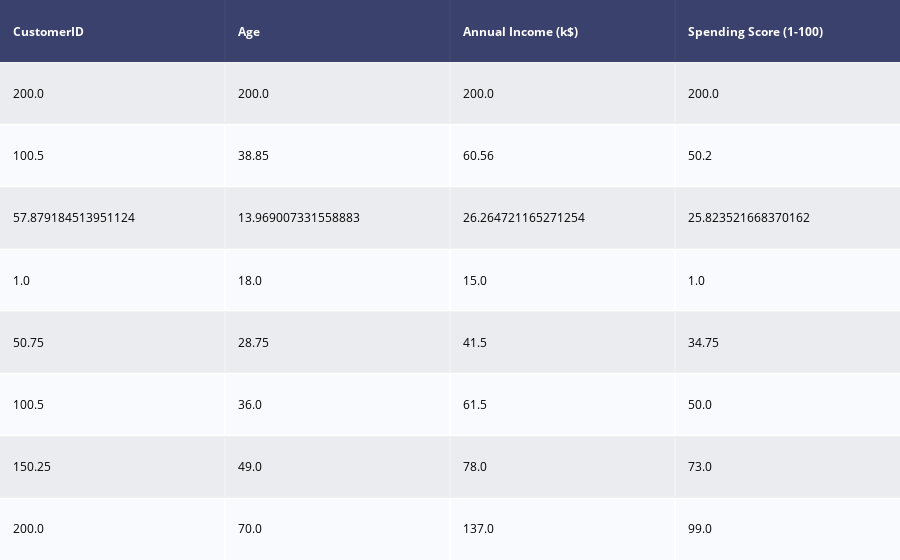

Source (notebook cell):
### Code cell
# describing the data

desc = ff.create_table(data.describe())
py.iplot(desc)

### Figure 1 — Plotly figure (JSON) as saved in the notebook; plotly's stock layout.template omitted (floating-point values rounded to 4 significant figures)
{"data": [{"colorscale": [[0, "#00083e"], [0.5, "#ededee"], [1, "#ffffff"]], "hoverinfo": "none", "opacity": 0.75, "showscale": false, "type": "heatmap", "z": [[0, 0, 0, 0], [0.5, 0.5, 0.5, 0.5], [1, 1, 1, 1], [0.5, 0.5, 0.5, 0.5], [1, 1, 1, 1], [0.5, 0.5, 0.5, 0.5], [1, 1, 1, 1], [0.5, 0.5, 0.5, 0.5], [1, 1, 1, 1]]}], "layout": {"annotations": [{"align": "left", "font": {"color": "#ffffff"}, "showarrow": false, "text": "<b>CustomerID</b>", "x": -0.45, "xanchor": "left", "xref": "x", "y": 0, "yref": "y"}, {"align": "left", "font": {"color": "#ffffff"}, "showarrow": false, "text": "<b>Age</b>", "x": 0.55, "xanchor": "left", "xref": "x", "y": 0, "yref": "y"}, {"align": "left", "font": {"color": "#ffffff"}, "showarrow": false, "text": "<b>Annual Income (k$)</b>", "x": 1.55, "xanchor": "left", "xref": "x", "y": 0, "yref": "y"}, {"align": "left", "font": {"color": "#ffffff"}, "showarrow": false, "text": "<b>Spending Score (1-100)</b>", "x": 2.55, "xanchor": "left", "xref": "x", "y": 0, "yref": "y"}, {"align": "left", "font": {"color": "#000000"}, "showarrow": false, "text": "200.0", "x": -0.45, "xanchor": "left", "xref": "x", "y": 1, "yref": "y"}, {"align": "left", "font": {"color": "#000000"}, "showarrow": false, "text": "200.0", "x": 0.55, "xanchor": "left", "xref": "x", "y": 1, "yref": "y"}, {"align": "left", "font": {"color": "#000000"}, "showarrow": false, "text": "200.0", "x": 1.55, "xanchor": "left", "xref": "x", "y": 1, "yref": "y"}, {"align": "left", "font": {"color": "#000000"}, "showarrow": false, "text": "200.0", "x": 2.55, "xanchor": "left", "xref": "x", "y": 1, "yref": "y"}, {"align": "left", "font": {"color": "#000000"}, "showarrow": false, "text": "100.5", "x": -0.45, "xanchor": "left", "xref": "x", "y": 2, "yref": "y"}, {"align": "left", "font": {"color": "#000000"}, "showarrow": false, "text": "38.85", "x": 0.55, "xanchor": "left", "xref": "x", "y": 2, "yref": "y"}, {"align": "left", "font": {"color": "#000000"}, "showarrow": false, "text": "60.56", "x": 1.55, "xanchor": "left", "xref": "x", "y": 2, "yref": "y"}, {"align": "left", "font": {"color": "#000000"}, "showarrow": false, "text": "50.2", "x": 2.55, "xanchor": "left", "xref": "x", "y": 2, "yref": "y"}, {"align": "left", "font": {"color": "#000000"}, "showarrow": false, "text": "57.879184513951124", "x": -0.45, "xanchor": "left", "xref": "x", "y": 3, "yref": "y"}, {"align": "left", "font": {"color": "#000000"}, "showarrow": false, "text": "13.969007331558883", "x": 0.55, "xanchor": "left", "xref": "x", "y": 3, "yref": "y"}, {"align": "left", "font": {"color": "#000000"}, "showarrow": false, "text": "26.264721165271254", "x": 1.55, "xanchor": "left", "xref": "x", "y": 3, "yref": "y"}, {"align": "left", "font": {"color": "#000000"}, "showarrow": false, "text": "25.823521668370162", "x": 2.55, "xanchor": "left", "xref": "x", "y": 3, "yref": "y"}, {"align": "left", "font": {"color": "#000000"}, "showarrow": false, "text": "1.0", "x": -0.45, "xanchor": "left", "xref": "x", "y": 4, "yref": "y"}, {"align": "left", "font": {"color": "#000000"}, "showarrow": false, "text": "18.0", "x": 0.55, "xanchor": "left", "xref": "x", "y": 4, "yref": "y"}, {"align": "left", "font": {"color": "#000000"}, "showarrow": false, "text": "15.0", "x": 1.55, "xanchor": "left", "xref": "x", "y": 4, "yref": "y"}, {"align": "left", "font": {"color": "#000000"}, "showarrow": false, "text": "1.0", "x": 2.55, "xanchor": "left", "xref": "x", "y": 4, "yref": "y"}, {"align": "left", "font": {"color": "#000000"}, "showarrow": false, "text": "50.75", "x": -0.45, "xanchor": "left", "xref": "x", "y": 5, "yref": "y"}, {"align": "left", "font": {"color": "#000000"}, "showarrow": false, "text": "28.75", "x": 0.55, "xanchor": "left", "xref": "x", "y": 5, "yref": "y"}, {"align": "left", "font": {"color": "#000000"}, "showarrow": false, "text": "41.5", "x": 1.55, "xanchor": "left", "xref": "x", "y": 5, "yref": "y"}, {"align": "left", "font": {"color": "#000000"}, "showarrow": false, "text": "34.75", "x": 2.55, "xanchor": "left", "xref": "x", "y": 5, "yref": "y"}, {"align": "left", "font": {"color": "#000000"}, "showarrow": false, "text": "100.5", "x": -0.45, "xanchor": "left", "xref": "x", "y": 6, "yref": "y"}, {"align": "left", "font": {"color": "#000000"}, "showarrow": false, "text": "36.0", "x": 0.55, "xanchor": "left", "xref": "x", "y": 6, "yref": "y"}, {"align": "left", "font": {"color": "#000000"}, "showarrow": false, "text": "61.5", "x": 1.55, "xanchor": "left", "xref": "x", "y": 6, "yref": "y"}, {"align": "left", "font": {"color": "#000000"}, "showarrow": false, "text": "50.0", "x": 2.55, "xanchor": "left", "xref": "x", "y": 6, "yref": "y"}, {"align": "left", "font": {"color": "#000000"}, "showarrow": false, "text": "150.25", "x": -0.45, "xanchor": "left", "xref": "x", "y": 7, "yref": "y"}, {"align": "left", "font": {"color": "#000000"}, "showarrow": false, "text": "49.0", "x": 0.55, "xanchor": "left", "xref": "x", "y": 7, "yref": "y"}, {"align": "left", "font": {"color": "#000000"}, "showarrow": false, "text": "78.0", "x": 1.55, "xanchor": "left", "xref": "x", "y": 7, "yref": "y"}, {"align": "left", "font": {"color": "#000000"}, "showarrow": false, "text": "73.0", "x": 2.55, "xanchor": "left", "xref": "x", "y": 7, "yref": "y"}, {"align": "left", "font": {"color": "#000000"}, "showarrow": false, "text": "200.0", "x": -0.45, "xanchor": "left", "xref": "x", "y": 8, "yref": "y"}, {"align": "left", "font": {"color": "#000000"}, "showarrow": false, "text": "70.0", "x": 0.55, "xanchor": "left", "xref": "x", "y": 8, "yref": "y"}, {"align": "left", "font": {"color": "#000000"}, "showarrow": false, "text": "137.0", "x": 1.55, "xanchor": "left", "xref": "x", "y": 8, "yref": "y"}, {"align": "left", "font": {"color": "#000000"}, "showarrow": false, "text": "99.0", "x": 2.55, "xanchor": "left", "xref": "x", "y": 8, "yref": "y"}], "autosize": true, "margin": {"b": 0, "l": 0, "r": 0, "t": 0}, "xaxis": {"autorange": true, "dtick": 1, "gridwidth": 2, "range": [-0.5, 3.5], "showticklabels": false, "tick0": -0.5, "ticks": "", "zeroline": false}, "yaxis": {"autorange": true, "dtick": 1, "gridwidth": 2, "range": [8.5, -0.5], "showticklabels": false, "tick0": 0.5, "ticks": "", "zeroline": false}}}
